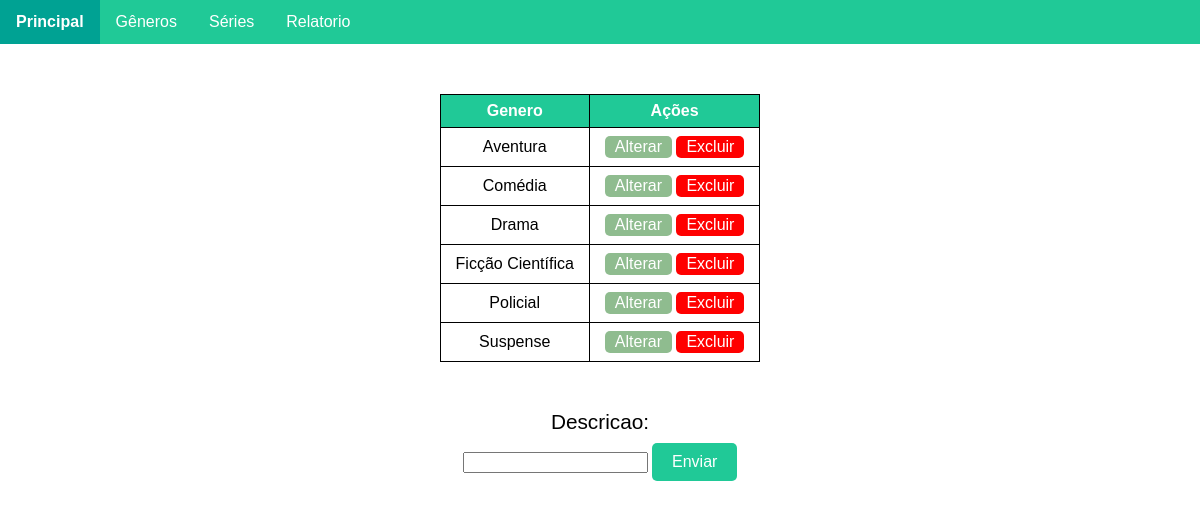
The page /genero/ on the database its author committed.
### genero/models.py (models this page shows, shortened)
class Genero(models.Model):
    descricao = models.CharField(max_length=100)

### genero/views.py (the view)
# urls.py: path('',views.cadastro,name='cadastro'),
def cadastro(request):
    form = forms.GeneroForm()
    if request.method == 'POST':
        form = forms.GeneroForm(request.POST)
        if form.is_valid():
            print("Saving")
            form.save(commit=True)
        else:
            print("ERROR")
        return HttpResponseRedirect('/genero/')
    else:
        generos_list = models.Genero.objects.order_by('descricao')
        data_dict = {"genero_records": generos_list, 'form': form}
        return render(request, 'genero/genero.html', data_dict)

### genero/forms.py
class GeneroForm(forms.ModelForm):
    class Meta:
        model = Genero
        fields = '__all__'

### templates/genero/genero.html (shortened to what this page needs)
<!DOCTYPE html>
{% load static %}
<html>
<head>
    <link href="{% static 'css/reset.css' %}" rel="stylesheet" type="text/css">
    <link href="{% static 'css/menu.css' %}" rel="stylesheet" type="text/css">
    <link href="{% static 'css/crud.css' %}" rel="stylesheet" type="text/css">
</head>
<body>
{% include "../menu.html" %}
<main>
    <div class="conteiner-center">
        <span>
            {% if genero_records %}
        <table>
            <thead>
            <tr>
                <th>Genero</th>
                <th>Ações</th>
            </tr>
            </thead>
            <tbody>
            {% for genero in genero_records %}
            <tr>
                <td>{{genero.descricao}}</td>
                <td>
                    <button class="list-button editar-button" onclick="updateItem({{genero.id}})">Alterar</button>
                    <button class="list-button apagar-button" onclick="deleteItem({{genero.id}})">Excluir</button>
                </td>
            </tr>
           {% endfor %}
            </tbody>
        </table>
            {% else %}
               <p>Nenhum dado cadastrado</p>
            {% endif %}
        </span>
    </div>
    <div class="conteiner-center">
        <form onsubmit="/genero" id="form-genero" method="post">
            {{form}}
            <input type="submit" id="submit-button" value="Enviar" class="enviar-button">
        </form>
    </div>
    <div class="conteiner-center">
    </div>
</main>
</body>
</html>

### static/css/menu.css (style rules this page uses)
body { font-family: arial; }

### static/css/crud.css (style rules this page uses)
table { margin: 30px auto; text-align: center; }
thead { background: #20c997; color: white; font-weight: bold; }
td, th { border: 1px solid; border-color: black; padding: 8px 15px; }
form label { display: block; text-align: center; font-size: 1.3em; padding-bottom: 0.5em; }
.enviar-button { background: #20c997; color: white; border: none; border-radius: 5px; padding: 10px 20px; font-size: 1em; }
.list-button { border: none; border-radius: 5px; padding: 2px 10px; font-size: 1em; }
.apagar-button { color: white; background: red; }
.editar-button { color: white; background: darkseagreen; }
.conteiner-center { display: flex; justify-content: center; align-items: stretch; padding-top: 20px; border: none; }

### rows shown on the page
Genero: descricao "Aventura"
Genero: descricao "Comédia"
Genero: descricao "Drama"
Genero: descricao "Ficção Científica"
Genero: descricao "Policial"
Genero: descricao "Suspense"
